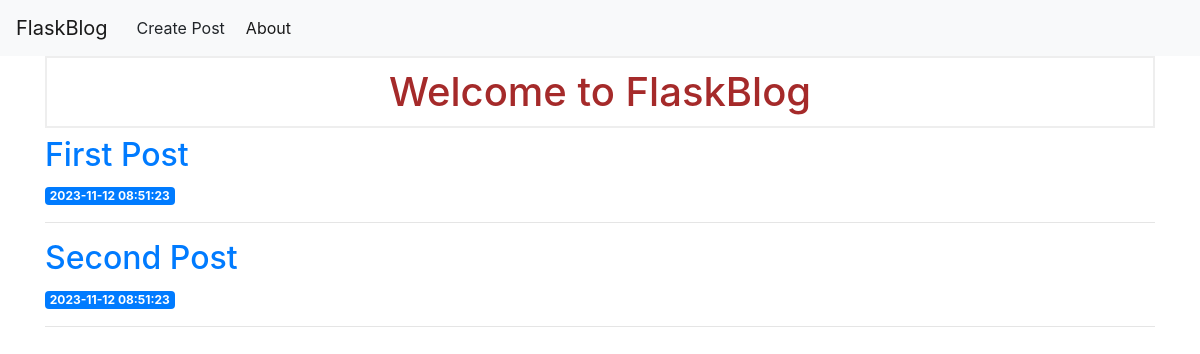
The app's page /, older data.
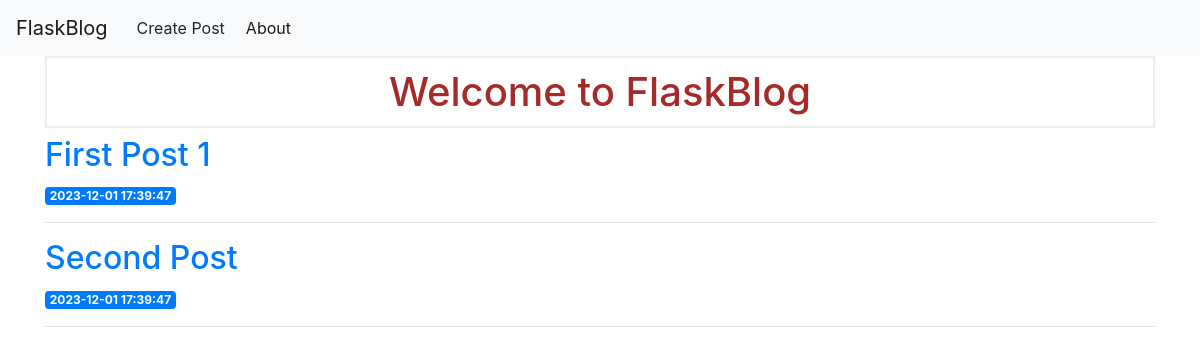
The same page, newer data.
### tables this page shows
CREATE TABLE posts (
    id INTEGER PRIMARY KEY AUTOINCREMENT,
    created TIMESTAMP NOT NULL DEFAULT CURRENT_TIMESTAMP,
    title TEXT NOT NULL,
    content TEXT NOT NULL
);

### main.py (the view)
@app.route("/")
def index():
  conn = get_db_connection()
  posts = conn.execute("SELECT * FROM posts").fetchall()
  conn.close()
  return render_template("index.html", posts=posts)

### main.py (called while the page is built)
def get_db_connection():
  conn = sqlite3.connect("database.db")
  conn.row_factory = sqlite3.Row
  return conn

### templates/index.html (shortened to what this page needs)
<!DOCTYPE html>
<html lang="en">
<head>
    <link rel="stylesheet" href="{{url_for('static', filename='style.css') }}">
</head>
<body>
{% extends 'base.html' %}
{% block content %}
<h1>{% block title %} Welcome to FlaskBlog {% endblock %}</h1>
{% for post in posts %}
<a href="{{ url_for('post', post_id=post['id']) }}">
<h2>{{ post['title'] }}</h2>
</a>
<span class="badge badge-primary">{{ post['created'] }}</span>
<hr>
{% endfor %}
{% endblock %}

Row changes from the older to the newer data that the page shows:
changed posts: title "First Post" → "First Post 1"; created "2023-11-12 08:51:23" → "2023-12-01 17:39:47"
changed posts "Second Post": created "2023-11-12 08:51:23" → "2023-12-01 17:39:47"
